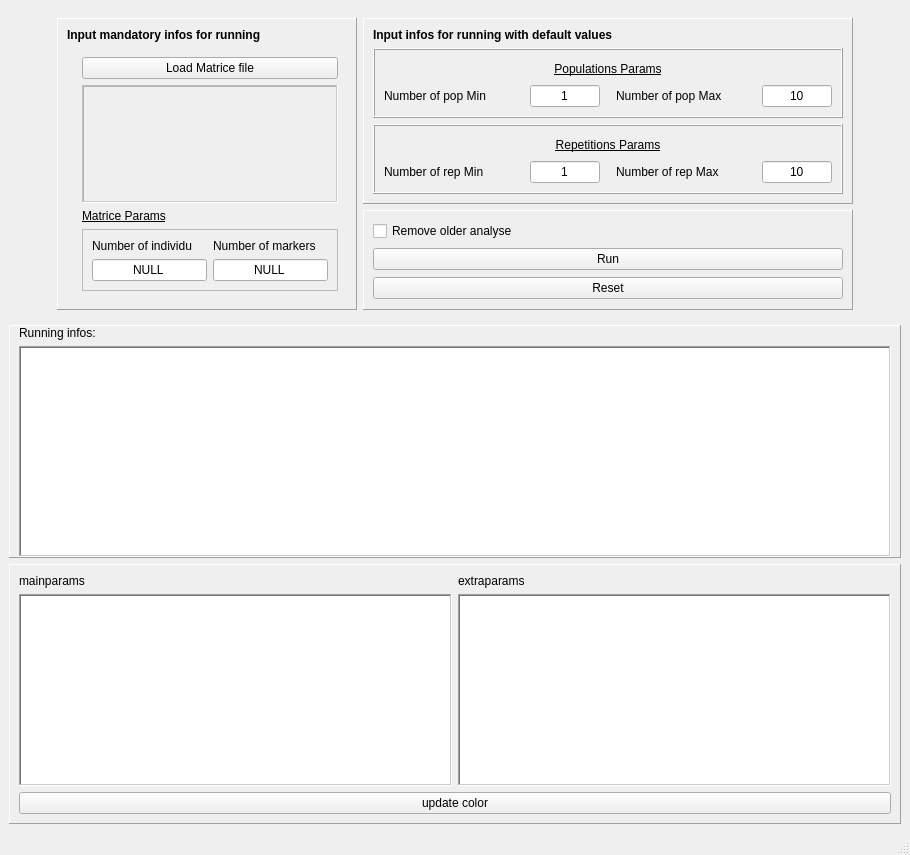
<?xml version="1.0" encoding="UTF-8"?>
<ui version="4.0">
 <class>structure</class>
 <widget class="QMainWindow" name="structure">
  <property name="geometry">
   <rect>
    <x>0</x>
    <y>0</y>
    <width>910</width>
    <height>855</height>
   </rect>
  </property>
  <property name="sizePolicy">
   <sizepolicy hsizetype="Minimum" vsizetype="Minimum">
    <horstretch>0</horstretch>
    <verstretch>0</verstretch>
   </sizepolicy>
  </property>
  <property name="focusPolicy">
   <enum>Qt::StrongFocus</enum>
  </property>
  <property name="windowTitle">
   <string>GUI Run DAPC</string>
  </property>
  <property name="windowIcon">
   <iconset>
    <normaloff>icon.ico</normaloff>icon.ico</iconset>
  </property>
  <property name="accessibleName">
   <string>GUI Run_DAPC</string>
  </property>
  <property name="iconSize">
   <size>
    <width>32</width>
    <height>32</height>
   </size>
  </property>
  <property name="toolButtonStyle">
   <enum>Qt::ToolButtonFollowStyle</enum>
  </property>
  <property name="documentMode">
   <bool>true</bool>
  </property>
  <widget class="QWidget" name="centralwidget">
   <layout class="QGridLayout" name="gridLayout_5">
    <item row="1" column="0">
     <widget class="QFrame" name="frameRun">
      <property name="maximumSize">
       <size>
        <width>16777215</width>
        <height>300</height>
       </size>
      </property>
      <property name="frameShape">
       <enum>QFrame::Panel</enum>
      </property>
      <property name="frameShadow">
       <enum>QFrame::Raised</enum>
      </property>
      <layout class="QGridLayout" name="gridLayout_3">
       <property name="topMargin">
        <number>0</number>
       </property>
       <property name="rightMargin">
        <number>9</number>
       </property>
       <property name="bottomMargin">
        <number>0</number>
       </property>
       <item row="3" column="0">
        <widget class="QPlainTextEdit" name="runningPlainTextEdit">
         <property name="enabled">
          <bool>true</bool>
         </property>
         <property name="minimumSize">
          <size>
           <width>0</width>
           <height>100</height>
          </size>
         </property>
         <property name="maximumSize">
          <size>
           <width>16777215</width>
           <height>300</height>
          </size>
         </property>
         <property name="toolTip">
          <string>See running info here</string>
         </property>
         <property name="frameShape">
          <enum>QFrame::WinPanel</enum>
         </property>
         <property name="frameShadow">
          <enum>QFrame::Sunken</enum>
         </property>
        </widget>
       </item>
       <item row="2" column="0">
        <widget class="QLabel" name="runningLabel">
         <property name="maximumSize">
          <size>
           <width>16777215</width>
           <height>20</height>
          </size>
         </property>
         <property name="text">
          <string>Running infos:</string>
         </property>
        </widget>
       </item>
      </layout>
     </widget>
    </item>
    <item row="0" column="0">
     <widget class="QFrame" name="frame_7">
      <property name="maximumSize">
       <size>
        <width>16777215</width>
        <height>310</height>
       </size>
      </property>
      <property name="frameShape">
       <enum>QFrame::NoFrame</enum>
      </property>
      <property name="frameShadow">
       <enum>QFrame::Raised</enum>
      </property>
      <layout class="QHBoxLayout" name="horizontalLayout">
       <item>
        <spacer name="horizontalSpacer_3">
         <property name="orientation">
          <enum>Qt::Horizontal</enum>
         </property>
         <property name="sizeHint" stdset="0">
          <size>
           <width>10</width>
           <height>20</height>
          </size>
         </property>
        </spacer>
       </item>
       <item>
        <widget class="QFrame" name="frameMandatory">
         <property name="maximumSize">
          <size>
           <width>458</width>
           <height>310</height>
          </size>
         </property>
         <property name="frameShape">
          <enum>QFrame::Panel</enum>
         </property>
         <property name="frameShadow">
          <enum>QFrame::Raised</enum>
         </property>
         <layout class="QGridLayout" name="gridLayout_4">
          <item row="0" column="1">
           <widget class="QLabel" name="labelMandatory">
            <property name="text">
             <string>&lt;html&gt;&lt;head/&gt;&lt;body&gt;&lt;p&gt;&lt;span style=&quot; font-weight:600;&quot;&gt;Input mandatory infos for running&lt;/span&gt;&lt;/p&gt;&lt;/body&gt;&lt;/html&gt;</string>
            </property>
            <property name="textFormat">
             <enum>Qt::RichText</enum>
            </property>
           </widget>
          </item>
          <item row="1" column="1" colspan="3">
           <widget class="QFrame" name="loadFrame">
            <property name="frameShape">
             <enum>QFrame::NoFrame</enum>
            </property>
            <property name="frameShadow">
             <enum>QFrame::Raised</enum>
            </property>
            <layout class="QFormLayout" name="formLayout">
             <item row="0" column="1">
              <widget class="QPushButton" name="loadMatriceFilePushButton">
               <property name="toolTip">
                <string>&lt;!DOCTYPE HTML PUBLIC &quot;-//W3C//DTD HTML 4.0//EN&quot; &quot;http://www.w3.org/TR/REC-html40/strict.dtd&quot;&gt;
&lt;html&gt;&lt;head&gt;&lt;meta name=&quot;qrichtext&quot; content=&quot;1&quot; /&gt;&lt;style type=&quot;text/css&quot;&gt;
p, li { white-space: pre-wrap; }
&lt;/style&gt;&lt;/head&gt;&lt;body style=&quot; font-family:'Ubuntu'; font-size:11pt; font-weight:400; font-style:normal;&quot;&gt;
&lt;p style=&quot; margin-top:12px; margin-bottom:12px; margin-left:0px; margin-right:0px; -qt-block-indent:0; text-indent:0px;&quot;&gt;Open file dialog to load matrice file (tabular)&lt;\br&gt;EXEMPLE&lt;\br&gt;:&lt;/p&gt;
&lt;table&gt;&lt;thead&gt;&lt;tr&gt;&lt;th&gt; &lt;/th&gt;&lt;th&gt;Pyrms37&lt;/th&gt;&lt;th&gt;Pyrms47&lt;/th&gt;&lt;th&gt;Pyrms63&lt;/th&gt;&lt;th&gt;Pyrms77B&lt;/th&gt;&lt;th&gt;Pyrms83B&lt;/th&gt;&lt;th&gt;Pyrms233&lt;/th&gt;&lt;th&gt;Pyrms319&lt;/th&gt;&lt;th&gt;Pyrms427&lt;/th&gt;&lt;th&gt;Pyrms607&lt;/th&gt;&lt;th&gt;Pyrms657&lt;/th&gt;&lt;/tr&gt;&lt;/thead&gt;&lt;tbody&gt;&lt;tr&gt;&lt;td&gt;BD0009&lt;/td&gt;&lt;td&gt;199&lt;/td&gt;&lt;td&gt;165&lt;/td&gt;&lt;td&gt;167&lt;/td&gt;&lt;td&gt;194&lt;/td&gt;&lt;td&gt;124&lt;/td&gt;&lt;td&gt;259&lt;/td&gt;&lt;td&gt;281&lt;/td&gt;&lt;td&gt;213&lt;/td&gt;&lt;td&gt;278&lt;/td&gt;&lt;td&gt;166&lt;/td&gt;&lt;/tr&gt;&lt;tr&gt;&lt;td&gt;BD0024&lt;/td&gt;&lt;td&gt;197&lt;/td&gt;&lt;td&gt;163&lt;/td&gt;&lt;td&gt;151&lt;/td&gt;&lt;td&gt;194&lt;/td&gt;&lt;td&gt;115&lt;/td&gt;&lt;td&gt;253&lt;/td&gt;&lt;td&gt;284&lt;/td&gt;&lt;td&gt;211&lt;/td&gt;&lt;td&gt;284&lt;/td&gt;&lt;td&gt;168&lt;/td&gt;&lt;/tr&gt;&lt;tr&gt;&lt;td&gt;BF0030&lt;/td&gt;&lt;td&gt;197&lt;/td&gt;&lt;td&gt;163&lt;/td&gt;&lt;td&gt;151&lt;/td&gt;&lt;td&gt;194&lt;/td&gt;&lt;td&gt;103&lt;/td&gt;&lt;td&gt;250&lt;/td&gt;&lt;td&gt;284&lt;/td&gt;&lt;td&gt;210&lt;/td&gt;&lt;td&gt;284&lt;/td&gt;&lt;td&gt;168&lt;/td&gt;&lt;/tr&gt;&lt;tr&gt;&lt;td&gt;BF0031&lt;/td&gt;&lt;td&gt;197&lt;/td&gt;&lt;td&gt;163&lt;/td&gt;&lt;td&gt;151&lt;/td&gt;&lt;td&gt;194&lt;/td&gt;&lt;td&gt;103&lt;/td&gt;&lt;td&gt;250&lt;/td&gt;&lt;td&gt;284&lt;/td&gt;&lt;td&gt;211&lt;/td&gt;&lt;td&gt;284&lt;/td&gt;&lt;td&gt;168&lt;/td&gt;&lt;/tr&gt;&lt;tr&gt;&lt;td&gt;BF0033&lt;/td&gt;&lt;td&gt;197&lt;/td&gt;&lt;td&gt;165&lt;/td&gt;&lt;td&gt;151&lt;/td&gt;&lt;td&gt;194&lt;/td&gt;&lt;td&gt;112&lt;/td&gt;&lt;td&gt;253&lt;/td&gt;&lt;td&gt;284&lt;/td&gt;&lt;td&gt;213&lt;/td&gt;&lt;td&gt;284&lt;/td&gt;&lt;td&gt;168&lt;/td&gt;&lt;/tr&gt;&lt;tr&gt;&lt;td&gt;BF0034&lt;/td&gt;&lt;td&gt;197&lt;/td&gt;&lt;td&gt;165&lt;/td&gt;&lt;td&gt;151&lt;/td&gt;&lt;td&gt;196&lt;/td&gt;&lt;td&gt;112&lt;/td&gt;&lt;td&gt;253&lt;/td&gt;&lt;td&gt;284&lt;/td&gt;&lt;td&gt;213&lt;/td&gt;&lt;td&gt;284&lt;/td&gt;&lt;td&gt;168&lt;/td&gt;&lt;/tr&gt;&lt;/tbody&gt;&lt;/table&gt;
&lt;\br&gt;
&lt;\br&gt;
&lt;p style=&quot; margin-top:12px; margin-bottom:12px; margin-left:0px; margin-right:0px; -qt-block-indent:0; text-indent:0px;&quot;&gt;Empty data must be encode with '999'&lt;/p&gt;
&lt;/body&gt;&lt;/html&gt;</string>
               </property>
               <property name="whatsThis">
                <string>&lt;html&gt;&lt;head/&gt;&lt;body&gt;&lt;p&gt;Open file dialog to load list accession file (.txt)&lt;/p&gt;&lt;/body&gt;&lt;/html&gt;</string>
               </property>
               <property name="text">
                <string>Load Matrice file</string>
               </property>
              </widget>
             </item>
             <item row="1" column="1">
              <widget class="QPlainTextEdit" name="matricePlainTextEdit">
               <property name="enabled">
                <bool>false</bool>
               </property>
               <property name="acceptDrops">
                <bool>false</bool>
               </property>
               <property name="toolTip">
                <string/>
               </property>
               <property name="whatsThis">
                <string>&lt;html&gt;&lt;head/&gt;&lt;body&gt;&lt;p&gt;Load or Add list of NCBI Accession&lt;/p&gt;&lt;p&gt;of nucleotide and or proteique database&lt;/p&gt;&lt;/body&gt;&lt;/html&gt;</string>
               </property>
               <property name="accessibleName">
                <string>plainTxtAccession</string>
               </property>
               <property name="frameShape">
                <enum>QFrame::WinPanel</enum>
               </property>
               <property name="plainText">
                <string/>
               </property>
              </widget>
             </item>
             <item row="2" column="1">
              <widget class="QLabel" name="matriceLabel">
               <property name="text">
                <string>&lt;html&gt;&lt;head/&gt;&lt;body&gt;&lt;p&gt;&lt;span style=&quot; text-decoration: underline;&quot;&gt;Matrice Params&lt;/span&gt;&lt;/p&gt;&lt;/body&gt;&lt;/html&gt;</string>
               </property>
              </widget>
             </item>
             <item row="3" column="1">
              <widget class="QFrame" name="frame">
               <property name="frameShape">
                <enum>QFrame::StyledPanel</enum>
               </property>
               <property name="frameShadow">
                <enum>QFrame::Raised</enum>
               </property>
               <layout class="QGridLayout" name="gridLayout_6">
                <item row="0" column="0">
                 <widget class="QLabel" name="indivLabel">
                  <property name="text">
                   <string>Number of individu</string>
                  </property>
                 </widget>
                </item>
                <item row="1" column="0">
                 <widget class="QLineEdit" name="indivLineEdit">
                  <property name="toolTip">
                   <string>&lt;html&gt;&lt;head/&gt;&lt;body&gt;&lt;p&gt;
Number of individus in matrice file&lt;br/&gt;
Must be integer.&lt;/p&gt;&lt;/body&gt;&lt;/html&gt;</string>
                  </property>
                  <property name="text">
                   <string>NULL</string>
                  </property>
                  <property name="frame">
                   <bool>true</bool>
                  </property>
                  <property name="alignment">
                   <set>Qt::AlignCenter</set>
                  </property>
                 </widget>
                </item>
                <item row="0" column="1">
                 <widget class="QLabel" name="markerLabel">
                  <property name="text">
                   <string>Number of markers</string>
                  </property>
                 </widget>
                </item>
                <item row="1" column="1">
                 <widget class="QLineEdit" name="markerLineEdit">
                  <property name="toolTip">
                   <string>&lt;html&gt;&lt;head/&gt;&lt;body&gt;&lt;p&gt;
Number of markers in matrice file&lt;br/&gt;
Must be integer.&lt;/p&gt;&lt;/body&gt;&lt;/html&gt;</string>
                  </property>
                  <property name="text">
                   <string>NULL</string>
                  </property>
                  <property name="alignment">
                   <set>Qt::AlignCenter</set>
                  </property>
                 </widget>
                </item>
               </layout>
              </widget>
             </item>
            </layout>
           </widget>
          </item>
         </layout>
        </widget>
       </item>
       <item>
        <widget class="QFrame" name="frameDefault">
         <property name="maximumSize">
          <size>
           <width>513</width>
           <height>310</height>
          </size>
         </property>
         <property name="frameShape">
          <enum>QFrame::NoFrame</enum>
         </property>
         <property name="frameShadow">
          <enum>QFrame::Raised</enum>
         </property>
         <layout class="QGridLayout" name="gridLayout_8">
          <property name="leftMargin">
           <number>0</number>
          </property>
          <property name="topMargin">
           <number>0</number>
          </property>
          <property name="rightMargin">
           <number>0</number>
          </property>
          <property name="bottomMargin">
           <number>0</number>
          </property>
          <property name="spacing">
           <number>6</number>
          </property>
          <item row="2" column="0">
           <widget class="QFrame" name="frame_4">
            <property name="maximumSize">
             <size>
              <width>513</width>
              <height>100</height>
             </size>
            </property>
            <property name="frameShape">
             <enum>QFrame::Panel</enum>
            </property>
            <property name="frameShadow">
             <enum>QFrame::Raised</enum>
            </property>
            <layout class="QVBoxLayout" name="verticalLayout">
             <item>
              <widget class="QCheckBox" name="rmOldCheckBox">
               <property name="toolTip">
                <string>&lt;html&gt;&lt;head/&gt;&lt;body&gt;&lt;p&gt;If the directory already exist, use checkbox to remove it. &lt;\br&gt;Be careful it will be definitively remove !!!!&lt;br/&gt;&lt;/p&gt;&lt;/body&gt;&lt;/html&gt;</string>
               </property>
               <property name="layoutDirection">
                <enum>Qt::LeftToRight</enum>
               </property>
               <property name="text">
                <string>Remove older analyse</string>
               </property>
              </widget>
             </item>
             <item>
              <widget class="QPushButton" name="runPushButton">
               <property name="toolTip">
                <string>Run making R script</string>
               </property>
               <property name="text">
                <string>Run</string>
               </property>
              </widget>
             </item>
             <item>
              <widget class="QPushButton" name="resetPushButton">
               <property name="toolTip">
                <string>&lt;html&gt;&lt;head/&gt;&lt;body&gt;&lt;p&gt;Reset to default value all  programm's options&lt;/p&gt;&lt;/body&gt;&lt;/html&gt;</string>
               </property>
               <property name="whatsThis">
                <string>&lt;html&gt;&lt;head/&gt;&lt;body&gt;&lt;p&gt;reset the programm&lt;/p&gt;&lt;/body&gt;&lt;/html&gt;</string>
               </property>
               <property name="accessibleName">
                <string>buttonReset</string>
               </property>
               <property name="text">
                <string>Reset</string>
               </property>
               <property name="checkable">
                <bool>false</bool>
               </property>
              </widget>
             </item>
            </layout>
           </widget>
          </item>
          <item row="1" column="0">
           <widget class="QFrame" name="valueDefaultFrame">
            <property name="maximumSize">
             <size>
              <width>513</width>
              <height>16777215</height>
             </size>
            </property>
            <property name="frameShape">
             <enum>QFrame::Panel</enum>
            </property>
            <property name="frameShadow">
             <enum>QFrame::Raised</enum>
            </property>
            <layout class="QVBoxLayout" name="verticalLayout_2">
             <item>
              <widget class="QLabel" name="defaultLabel">
               <property name="maximumSize">
                <size>
                 <width>310</width>
                 <height>17</height>
                </size>
               </property>
               <property name="text">
                <string>&lt;html&gt;&lt;head/&gt;&lt;body&gt;&lt;p&gt;&lt;span style=&quot; font-weight:600;&quot;&gt;Input infos for running with default values&lt;/span&gt;&lt;/p&gt;&lt;/body&gt;&lt;/html&gt;</string>
               </property>
              </widget>
             </item>
             <item>
              <widget class="QFrame" name="frame_2">
               <property name="maximumSize">
                <size>
                 <width>16777215</width>
                 <height>70</height>
                </size>
               </property>
               <property name="frameShape">
                <enum>QFrame::Box</enum>
               </property>
               <property name="frameShadow">
                <enum>QFrame::Raised</enum>
               </property>
               <layout class="QGridLayout" name="gridLayout">
                <item row="0" column="0">
                 <widget class="QLabel" name="popLabel">
                  <property name="minimumSize">
                   <size>
                    <width>0</width>
                    <height>20</height>
                   </size>
                  </property>
                  <property name="maximumSize">
                   <size>
                    <width>16777215</width>
                    <height>20</height>
                   </size>
                  </property>
                  <property name="text">
                   <string>&lt;html&gt;&lt;head/&gt;&lt;body&gt;&lt;p align=&quot;center&quot;&gt;&lt;span style=&quot; text-decoration: underline;&quot;&gt;Populations Params&lt;/span&gt;&lt;/p&gt;&lt;/body&gt;&lt;/html&gt;</string>
                  </property>
                 </widget>
                </item>
                <item row="1" column="0">
                 <widget class="QFrame" name="frame_5">
                  <property name="frameShape">
                   <enum>QFrame::NoFrame</enum>
                  </property>
                  <property name="frameShadow">
                   <enum>QFrame::Raised</enum>
                  </property>
                  <layout class="QHBoxLayout" name="horizontalLayout_2">
                   <property name="leftMargin">
                    <number>0</number>
                   </property>
                   <property name="topMargin">
                    <number>0</number>
                   </property>
                   <property name="rightMargin">
                    <number>0</number>
                   </property>
                   <property name="bottomMargin">
                    <number>0</number>
                   </property>
                   <item>
                    <widget class="QLabel" name="popMinLabel">
                     <property name="minimumSize">
                      <size>
                       <width>140</width>
                       <height>22</height>
                      </size>
                     </property>
                     <property name="maximumSize">
                      <size>
                       <width>140</width>
                       <height>22</height>
                      </size>
                     </property>
                     <property name="text">
                      <string>Number of pop Min</string>
                     </property>
                    </widget>
                   </item>
                   <item>
                    <widget class="QLineEdit" name="popMinLineEdit">
                     <property name="minimumSize">
                      <size>
                       <width>70</width>
                       <height>22</height>
                      </size>
                     </property>
                     <property name="maximumSize">
                      <size>
                       <width>70</width>
                       <height>22</height>
                      </size>
                     </property>
                     <property name="toolTip">
                      <string>&lt;html&gt;&lt;head/&gt;&lt;body&gt;&lt;p&gt;
Number of population minimal to run Structure (must by between 1 and maxPopValue)&lt;br/&gt;
An integer indicating the number of clusters to be sought.&lt;/p&gt;&lt;/body&gt;&lt;/html&gt;</string>
                     </property>
                     <property name="text">
                      <string>1</string>
                     </property>
                     <property name="alignment">
                      <set>Qt::AlignCenter</set>
                     </property>
                    </widget>
                   </item>
                   <item>
                    <spacer name="horizontalSpacer_2">
                     <property name="orientation">
                      <enum>Qt::Horizontal</enum>
                     </property>
                     <property name="sizeHint" stdset="0">
                      <size>
                       <width>10</width>
                       <height>20</height>
                      </size>
                     </property>
                    </spacer>
                   </item>
                   <item>
                    <widget class="QLabel" name="popMaxLabel">
                     <property name="minimumSize">
                      <size>
                       <width>140</width>
                       <height>22</height>
                      </size>
                     </property>
                     <property name="maximumSize">
                      <size>
                       <width>140</width>
                       <height>22</height>
                      </size>
                     </property>
                     <property name="text">
                      <string>Number of pop Max</string>
                     </property>
                    </widget>
                   </item>
                   <item>
                    <widget class="QLineEdit" name="popMaxLineEdit">
                     <property name="minimumSize">
                      <size>
                       <width>70</width>
                       <height>22</height>
                      </size>
                     </property>
                     <property name="maximumSize">
                      <size>
                       <width>70</width>
                       <height>22</height>
                      </size>
                     </property>
                     <property name="toolTip">
                      <string>&lt;html&gt;&lt;head/&gt;&lt;body&gt;&lt;p&gt;
Number of population maximum for structure&lt;br/&gt;
An integer indicating the number of clusters to be sought.&lt;/p&gt;&lt;/body&gt;&lt;/html&gt;</string>
                     </property>
                     <property name="text">
                      <string>10</string>
                     </property>
                     <property name="alignment">
                      <set>Qt::AlignCenter</set>
                     </property>
                    </widget>
                   </item>
                  </layout>
                 </widget>
                </item>
               </layout>
              </widget>
             </item>
             <item>
              <widget class="QFrame" name="frame_3">
               <property name="maximumSize">
                <size>
                 <width>16777215</width>
                 <height>70</height>
                </size>
               </property>
               <property name="frameShape">
                <enum>QFrame::Box</enum>
               </property>
               <property name="frameShadow">
                <enum>QFrame::Raised</enum>
               </property>
               <layout class="QGridLayout" name="gridLayout_2">
                <item row="0" column="0">
                 <widget class="QLabel" name="repLabel">
                  <property name="minimumSize">
                   <size>
                    <width>0</width>
                    <height>20</height>
                   </size>
                  </property>
                  <property name="maximumSize">
                   <size>
                    <width>16777215</width>
                    <height>20</height>
                   </size>
                  </property>
                  <property name="text">
                   <string>&lt;html&gt;&lt;head/&gt;&lt;body&gt;&lt;p align=&quot;center&quot;&gt;&lt;span style=&quot; text-decoration: underline;&quot;&gt;Repetitions Params&lt;/span&gt;&lt;/p&gt;&lt;/body&gt;&lt;/html&gt;</string>
                  </property>
                 </widget>
                </item>
                <item row="1" column="0">
                 <widget class="QFrame" name="frame_6">
                  <property name="frameShape">
                   <enum>QFrame::NoFrame</enum>
                  </property>
                  <property name="frameShadow">
                   <enum>QFrame::Raised</enum>
                  </property>
                  <layout class="QGridLayout" name="gridLayout_9">
                   <property name="leftMargin">
                    <number>0</number>
                   </property>
                   <property name="topMargin">
                    <number>0</number>
                   </property>
                   <property name="rightMargin">
                    <number>0</number>
                   </property>
                   <property name="bottomMargin">
                    <number>0</number>
                   </property>
                   <item row="0" column="4">
                    <widget class="QLineEdit" name="repMaxLineEdit">
                     <property name="minimumSize">
                      <size>
                       <width>70</width>
                       <height>22</height>
                      </size>
                     </property>
                     <property name="maximumSize">
                      <size>
                       <width>70</width>
                       <height>22</height>
                      </size>
                     </property>
                     <property name="toolTip">
                      <string>&lt;html&gt;&lt;head/&gt;&lt;body&gt;&lt;p&gt;
Number of repetition maximal to run structure (must by greater than minRepValue)&lt;br/&gt;
An  integer indicating the stop number directory.&lt;/p&gt;&lt;/body&gt;&lt;/html&gt;</string>
                     </property>
                     <property name="text">
                      <string>10</string>
                     </property>
                     <property name="alignment">
                      <set>Qt::AlignCenter</set>
                     </property>
                    </widget>
                   </item>
                   <item row="0" column="1">
                    <widget class="QLineEdit" name="repMinLineEdit">
                     <property name="minimumSize">
                      <size>
                       <width>70</width>
                       <height>22</height>
                      </size>
                     </property>
                     <property name="maximumSize">
                      <size>
                       <width>70</width>
                       <height>22</height>
                      </size>
                     </property>
                     <property name="toolTip">
                      <string>&lt;html&gt;&lt;head/&gt;&lt;body&gt;&lt;p&gt;
Number of repetition minimal to run structure (must by between 1 and maxRepValue)&lt;br/&gt;
An  integer indicating the start number directory.&lt;/p&gt;&lt;/body&gt;&lt;/html&gt;</string>
                     </property>
                     <property name="text">
                      <string>1</string>
                     </property>
                     <property name="alignment">
                      <set>Qt::AlignCenter</set>
                     </property>
                    </widget>
                   </item>
                   <item row="0" column="3">
                    <widget class="QLabel" name="repMaxLabel">
                     <property name="minimumSize">
                      <size>
                       <width>140</width>
                       <height>22</height>
                      </size>
                     </property>
                     <property name="maximumSize">
                      <size>
                       <width>140</width>
                       <height>22</height>
                      </size>
                     </property>
                     <property name="text">
                      <string>Number of rep Max</string>
                     </property>
                    </widget>
                   </item>
                   <item row="0" column="0">
                    <widget class="QLabel" name="repMinLabel">
                     <property name="minimumSize">
                      <size>
                       <width>140</width>
                       <height>22</height>
                      </size>
                     </property>
                     <property name="maximumSize">
                      <size>
                       <width>140</width>
                       <height>22</height>
                      </size>
                     </property>
                     <property name="text">
                      <string>Number of rep Min</string>
                     </property>
                    </widget>
                   </item>
                   <item row="0" column="2">
                    <spacer name="horizontalSpacer">
                     <property name="orientation">
                      <enum>Qt::Horizontal</enum>
                     </property>
                     <property name="sizeHint" stdset="0">
                      <size>
                       <width>10</width>
                       <height>20</height>
                      </size>
                     </property>
                    </spacer>
                   </item>
                  </layout>
                 </widget>
                </item>
               </layout>
              </widget>
             </item>
            </layout>
           </widget>
          </item>
         </layout>
        </widget>
       </item>
       <item>
        <spacer name="horizontalSpacer_4">
         <property name="orientation">
          <enum>Qt::Horizontal</enum>
         </property>
         <property name="sizeHint" stdset="0">
          <size>
           <width>17</width>
           <height>20</height>
          </size>
         </property>
        </spacer>
       </item>
      </layout>
     </widget>
    </item>
    <item row="2" column="0">
     <widget class="QFrame" name="paramsFrame">
      <property name="sizePolicy">
       <sizepolicy hsizetype="Expanding" vsizetype="Expanding">
        <horstretch>0</horstretch>
        <verstretch>0</verstretch>
       </sizepolicy>
      </property>
      <property name="frameShape">
       <enum>QFrame::Panel</enum>
      </property>
      <property name="frameShadow">
       <enum>QFrame::Raised</enum>
      </property>
      <layout class="QGridLayout" name="gridLayout_7">
       <item row="4" column="1">
        <widget class="QPlainTextEdit" name="mainparamsPlainTextEdit">
         <property name="focusPolicy">
          <enum>Qt::ClickFocus</enum>
         </property>
         <property name="toolTip">
          <string>&lt;html&gt;&lt;head/&gt;&lt;body&gt;&lt;h3&gt;Mainparams use to run structure.&lt;/h3&gt;
&lt;\br&gt;
&lt;p&gt;You can change default mainparams but can't modifie: **word**  &lt;/p&gt;&lt;/body&gt;&lt;/html&gt;


</string>
         </property>
         <property name="frameShape">
          <enum>QFrame::WinPanel</enum>
         </property>
         <property name="plainText">
          <string/>
         </property>
        </widget>
       </item>
       <item row="2" column="1">
        <widget class="QLabel" name="mainparamsLabel">
         <property name="text">
          <string>mainparams</string>
         </property>
        </widget>
       </item>
       <item row="5" column="1" colspan="2">
        <widget class="QPushButton" name="updateColorPushButton">
         <property name="toolTip">
          <string>Use to update colors syntax of mainparams and extraparams</string>
         </property>
         <property name="text">
          <string>update color</string>
         </property>
        </widget>
       </item>
       <item row="2" column="2">
        <widget class="QLabel" name="extraparamsLabel">
         <property name="text">
          <string>extraparams</string>
         </property>
        </widget>
       </item>
       <item row="4" column="2">
        <widget class="QPlainTextEdit" name="extraparamsPlainTextEdit">
         <property name="focusPolicy">
          <enum>Qt::ClickFocus</enum>
         </property>
         <property name="toolTip">
          <string>&lt;html&gt;&lt;head/&gt;&lt;body&gt;&lt;h3&gt;Extraparam use to run structure.&lt;/h3&gt;
&lt;\br&gt;
&lt;p&gt;You can change default empty extraparams  &lt;/p&gt;&lt;/body&gt;&lt;/html&gt;


</string>
         </property>
         <property name="frameShape">
          <enum>QFrame::WinPanel</enum>
         </property>
         <property name="plainText">
          <string/>
         </property>
        </widget>
       </item>
      </layout>
     </widget>
    </item>
   </layout>
  </widget>
  <widget class="QMenuBar" name="menubar">
   <property name="geometry">
    <rect>
     <x>0</x>
     <y>0</y>
     <width>910</width>
     <height>19</height>
    </rect>
   </property>
  </widget>
  <widget class="QStatusBar" name="statusbar"/>
 </widget>
 <resources/>
 <connections/>
</ui>
